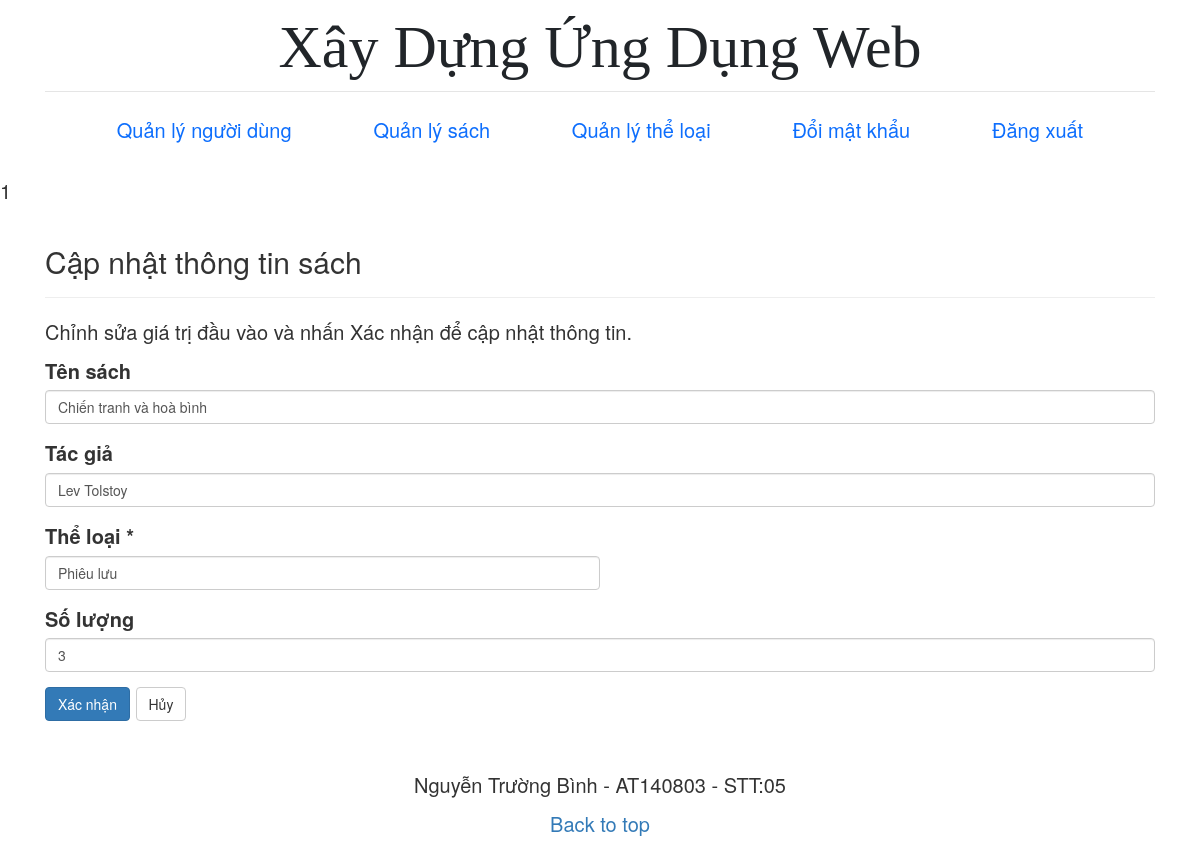
/books/edit.php?id=1 (signed in), run on the app's committed database.
### tables this page shows
CREATE TABLE `books` (
  `id` int(11) NOT NULL,
  `name` text NOT NULL,
  `author` text NOT NULL,
  `category_id` int(11) NOT NULL,
  `quantily` int(11) NOT NULL
);

### checkPermission.php (called while the page is built)
<?php
    function checkPermission($conn, $role_id, $permission_id){
        $sql ="SELECT * FROM roles_permissions
        LEFT JOIN users ON users.role_id = roles_permissions.role_id
        WHERE users.role_id = $role_id
        AND roles_permissions.perm_id = $permission_id";
        $result = mysqli_query($conn, $sql);
        $rows = mysqli_num_rows($result);
        if ($rows == 0) {
            return false;
        } else {
            return true;
        };
    }
?>

### books/edit.php (the view, shortened to what this page needs)
<?php include "../includes/header.php" ?>
<?php require_once("../libs/connection.php");
require_once("../checkPermission.php");
if (checkPermission($conn, $_SESSION['role_id'], 6)) {
    echo $_GET['id'];
    if ( isset($_POST["btn_submit"]) ) {
        $id = $_GET["id"];
        $name = trim($_POST["name"]);
        $author = trim($_POST["author"]);
        $quantily = trim($_POST["quantily"]);
        $category = trim($_POST["category"]);
        $sql = "UPDATE books SET name=?, author=?, category_id=?, quantily=? WHERE id=?";
        if ($stmt = mysqli_prepare($conn, $sql)) {
            mysqli_stmt_bind_param($stmt, "ssiii", $param_name, $param_author, $param_category_id, $param_quantily, $param_id);
            $param_name = $name;
            $param_author = $author;
            $param_quantily = $quantily;
            $param_category_id =$category;
            $param_id = $id;
            if (mysqli_stmt_execute($stmt)) {
                header("location: /udweb/books");
                exit();
            } else {
                echo "Oh, no. Có gì đó sai sai. Vui lòng thử lại.";
            }
        }
        mysqli_close($conn);
    } else {
        if (isset($_GET["id"]) && !empty(trim($_GET["id"]))) {
            $sql = "SELECT * FROM books WHERE id = ?";
            if ($stmt = mysqli_prepare($conn, $sql)) {
                mysqli_stmt_bind_param($stmt, "i", $param_id);
                if (mysqli_stmt_execute($stmt)) {
                    $result = mysqli_stmt_get_result($stmt);
                    if (mysqli_num_rows($result) == 1) {
                        $row = mysqli_fetch_array($result, MYSQLI_ASSOC);
                        $name = $row["name"];
                        $author = $row["author"];
                        $quantily = $row["quantily"];
                        $category = $row["category_id"];
                    }
                } else {
                    echo "Oh, no. Có gì đó sai sai. Vui lòng thử lại.";
                }
            }
        } else {
            exit();
        }
    }
?>
    <div class="container">
        <div class="row">
            <div class="col-md-12">
                <div class="page-header">
                    <h2>Cập nhật thông tin sách</h2>
                </div>
                <p>Chỉnh sửa giá trị đầu vào và nhấn Xác nhận để cập nhật thông tin.</p>
                <form action="<?php echo htmlspecialchars(basename($_SERVER['REQUEST_URI'])); ?>" method="post">
                    <div class="form-group <?php echo (!empty($username_err)) ? 'has-error' : ''; ?>">
                        <label>Tên sách</label>
                        <input type="text" name="name" class="form-control" value="<?php echo $name; ?>" required>
                    </div>
                    <div class="form-group <?php echo (!empty($email_err)) ? 'has-error' : ''; ?>">
                        <label>Tác giả</label>
                        <input type="text" name="author" class="form-control" value="<?php echo $author; ?>" required>
                    </div>
                    <div class="form-group">
                        <label for="Category">Thể loại *</label>
                        <select name="category" class="form-control w-50">
                        <?php
                        $sql = "SELECT * FROM categories";
                        if ($result = mysqli_query($conn, $sql)){
                            while ($row = mysqli_fetch_array($result)){
                                if($row['id'] == $category){ ?>
                                    <option selected value="<?php echo $row['id']; ?>">
                                    <?php echo $row['name']; ?>
                                <?php } else {?>
                                    <option value="<?php echo $row['id']; ?>">
                                    <?php echo $row['name']; ?>
                                <?php } ?>
                            </option>
                            <?php
                            }
                        }
                        ?>
                        </select>
                    </div>
                    <div class="form-group <?php echo (!empty($phone_err)) ? 'has-error' : ''; ?>">
                        <label>Số lượng</label>
                        <input type="text" name="quantily" class="form-control" value="<?php echo $quantily; ?>">
                    </div>
                    <input type="submit" name="btn_submit" class="btn btn-primary" value="Xác nhận">
                    <a href="index.php" class="btn btn-default">Hủy</a>
                </form>
            </div>
        </div>
    </div>
<?php
} else {
    header('Location: ../403.php');
}
?>
<?php include "../includes/footer.php" ?>

### asset/css/style.css (style rules this page uses)
body, html { font-size: 20px!important; }
h1, h2, h3, h4, h5, h6 { font-family: "Playfair Display", Georgia, "Times New Roman", serif; }

### data on the page
books: name "Chiến tranh và hoà bình", author "Lev Tolstoy", quantily "3"

### other printed values
$_GET['id'] "1"
form field category "Phiêu lưu"
